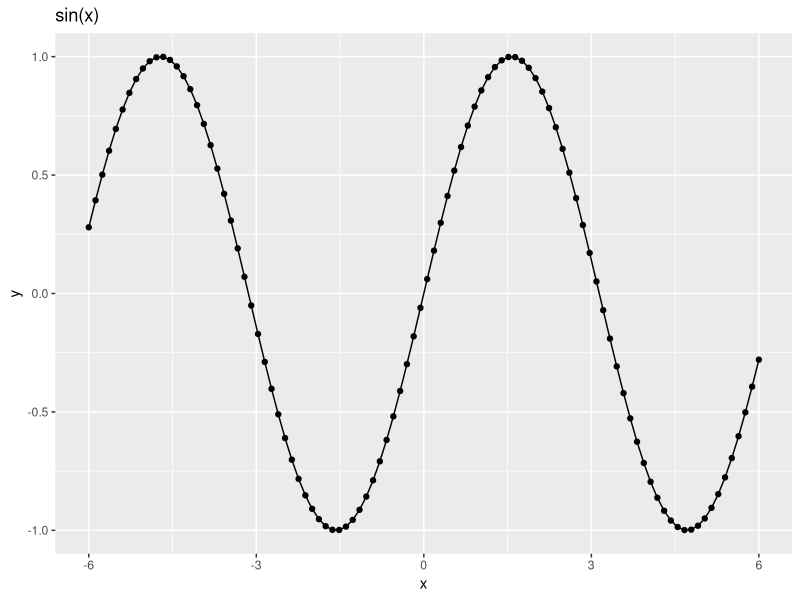

R code for this plot:
library(ggplot2)

x <- seq(from=-6, to=6, len=100)
y <- sin(x)

gg <-  ggplot(as.data.frame(x=x, y=y), aes(x=x, y=y)) + 
  geom_point() +
  geom_line() +
  ggtitle("sin(x)")
